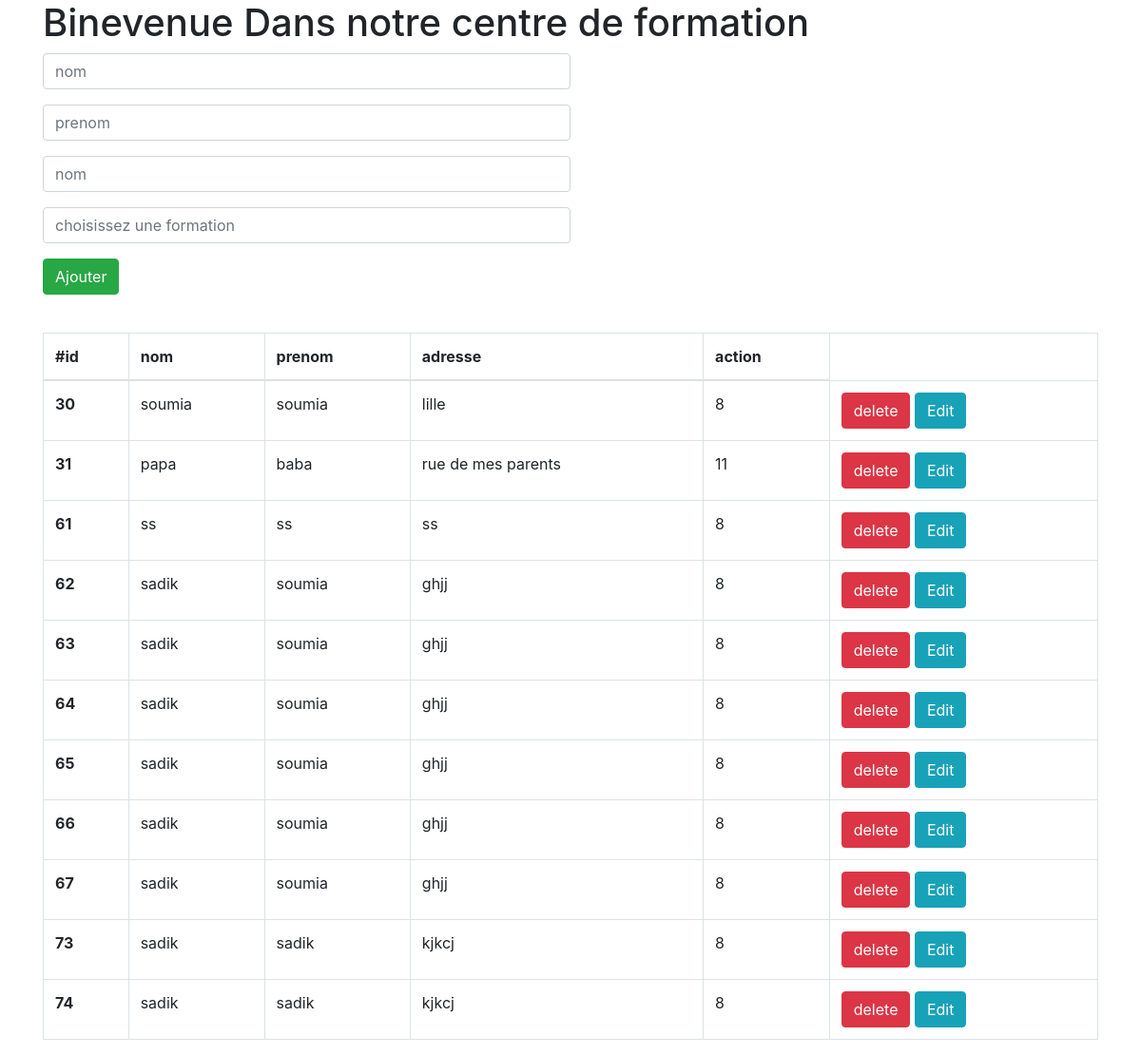
Before: / with the older database file.
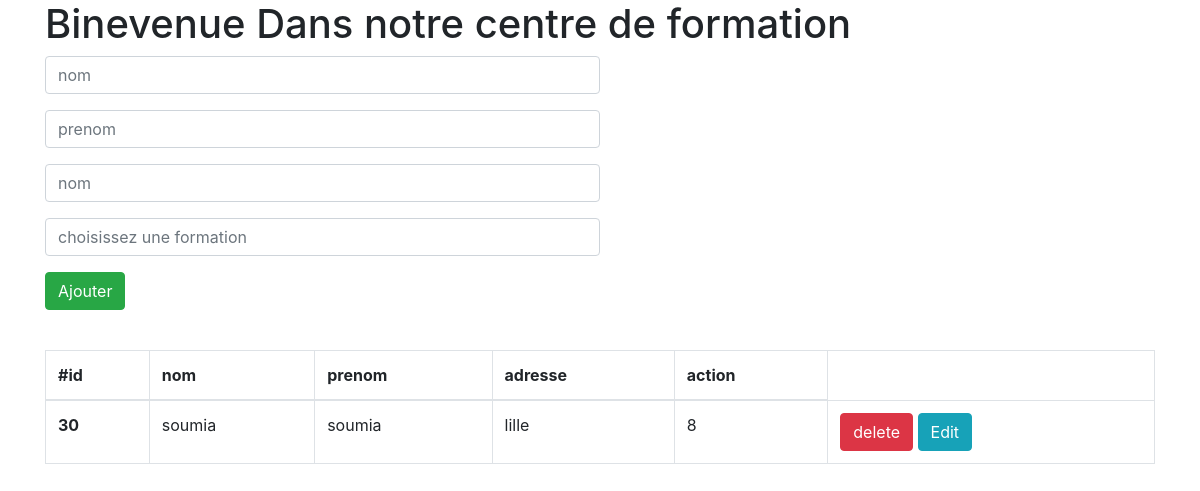
After: the same page with the newer database file.
### tables this page shows
CREATE TABLE `utilisateur` (
  `id` int(11) NOT NULL,
  `nom` varchar(255) NOT NULL,
  `prenom` varchar(255) NOT NULL,
  `adresse` varchar(255) NOT NULL,
  `formation_id` int(11) NOT NULL
);

### model.php (called while the page is built, shortened)
<?php
$conn = new PDO("mysql:host=localhost;dbname=testweb","root","");
function getAllUser(){
    global $conn;
    $sql = "SELECT * FROM  utilisateur ";
    $stmt = $conn->prepare($sql);
    $stmt ->execute();
    return $stmt->fetchAll();
}
?>

### controlleur.php (called while the page is built, shortened)
<?php
require('model.php');
$users = getAllUser();
?>

### index.php (the view, shortened to what this page needs)
<?php
require('controlleur.php')
?>
<!DOCTYPE html>
<html lang="en">
<head>
        <link rel="stylesheet" href="https://stackpath.bootstrapcdn.com/bootstrap/4.3.1/css/bootstrap.min.css">
</head>
<body>
    <div class="container">
      <h1>Binevenue Dans notre centre de formation </h1>
<form action="?action=add" method="GET" class="form-group">
<div class="form-group"><input type="text"  name="nom" class ="form-control col-md-6" placeholder="nom"></div>
<div class="form-group"><input type="text" name="prenom"   class ="form-control col-md-6" placeholder="prenom"></div>
<div class="form-group"><input type="text" name="adresse"   class ="form-control col-md-6" placeholder="nom"></div>
<div class="form-group"><input type="text" name="formation_id"  class ="form-control col-md-6" placeholder="choisissez une formation"></div>
<button  class="btn btn-success">Ajouter</button>
</form>
<br>
<?php $users = getAllUser(); ?>
  <table class="table table-bordered">
  <thead>
    <tr>
      <th scope="col">#id</th>
      <th scope="col">nom</th>
      <th scope="col">prenom</th>
      <th scope="col">adresse</th>
      <th scope="col">action</th>
    </tr>
  </thead>
  <tbody>
  <?php foreach ($users as $u){  ?>
    <tr>
      <th scope="row"><?= $u["id"] ?></th>
      <td><?= $u["nom"] ?></td>
      <td><?= $u["prenom"] ?></td>
      <td><?= $u["adresse"] ?></td>
      <td><?= $u["formation_id"] ?></td>
      <td>
        <a href="controlleur.php?action=delete&id=<?= $u["id"] ?>" class="btn btn-danger">delete</a>
        <a href="controlleur.php?action=edit&id=<?= $u["id"] ?>" class="btn btn-info">Edit</a>
      </td>
    </tr>
  <?php } ?>
  </tbody>
</table>
</div>
</body>
</html>

Changed rows visible on the page:
removed utilisateur: id "31", nom "papa", prenom "baba", adresse "rue de mes parents", formation "11"
removed utilisateur: id "61", nom "ss", prenom "ss", adresse "ss", formation "8"
removed utilisateur: id "62", nom "sadik", prenom "soumia", adresse "ghjj", formation "8"
removed utilisateur: id "63", nom "sadik", prenom "soumia", adresse "ghjj", formation "8"
removed utilisateur: id "64", nom "sadik", prenom "soumia", adresse "ghjj", formation "8"
removed utilisateur: id "65", nom "sadik", prenom "soumia", adresse "ghjj", formation "8"
removed utilisateur: id "66", nom "sadik", prenom "soumia", adresse "ghjj", formation "8"
removed utilisateur: id "67", nom "sadik", prenom "soumia", adresse "ghjj", formation "8"
removed utilisateur: id "73", nom "sadik", prenom "sadik", adresse "kjkcj", formation "8"
removed utilisateur: id "74", nom "sadik", prenom "sadik", adresse "kjkcj", formation "8"
